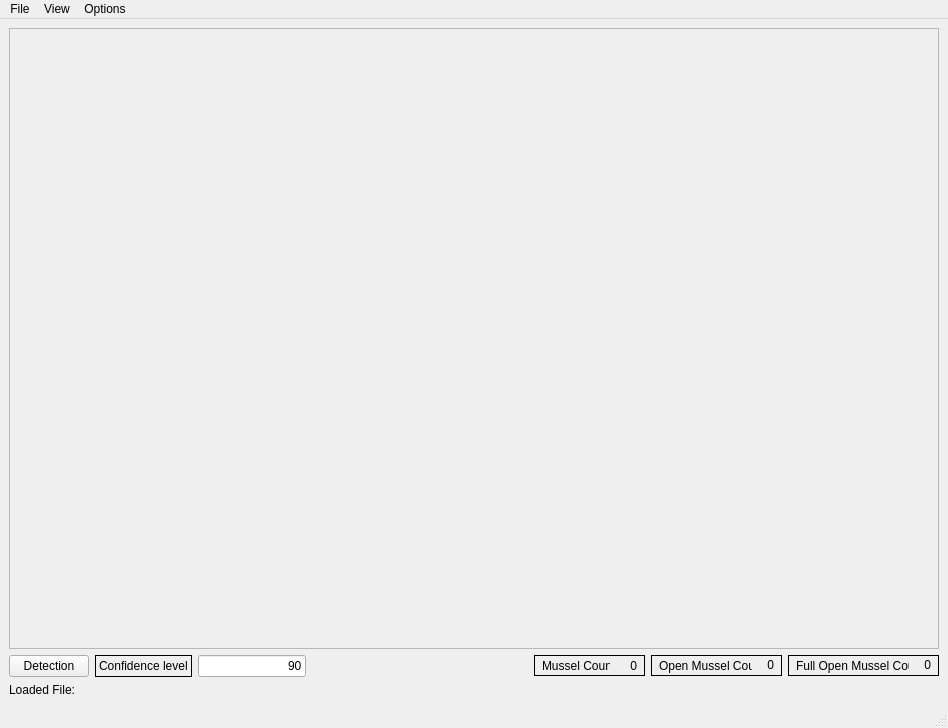
<?xml version="1.0" encoding="UTF-8"?>
<ui version="4.0">
 <class>MainWindow</class>
 <widget class="QMainWindow" name="MainWindow">
  <property name="geometry">
   <rect>
    <x>0</x>
    <y>0</y>
    <width>948</width>
    <height>728</height>
   </rect>
  </property>
  <property name="windowTitle">
   <string>MainWindow</string>
  </property>
  <widget class="QWidget" name="centralwidget">
   <layout class="QVBoxLayout" name="verticalLayout_2">
    <item>
     <widget class="QScrollArea" name="scrollArea">
      <property name="widgetResizable">
       <bool>true</bool>
      </property>
      <widget class="QWidget" name="scrollAreaWidgetContents_5">
       <property name="geometry">
        <rect>
         <x>0</x>
         <y>0</y>
         <width>928</width>
         <height>608</height>
        </rect>
       </property>
       <layout class="QHBoxLayout" name="horizontalLayout_6">
        <item>
         <widget class="QLabel" name="oImageDisplayLabel">
          <property name="text">
           <string/>
          </property>
         </widget>
        </item>
       </layout>
      </widget>
     </widget>
    </item>
    <item>
     <layout class="QVBoxLayout" name="verticalLayout">
      <item>
       <layout class="QHBoxLayout" name="horizontalLayout_2">
        <item>
         <layout class="QHBoxLayout" name="DetectionLayout">
          <item>
           <widget class="QPushButton" name="oDetectionButton">
            <property name="text">
             <string>Detection</string>
            </property>
           </widget>
          </item>
          <item>
           <widget class="QLabel" name="label_2">
            <property name="frameShape">
             <enum>QFrame::Box</enum>
            </property>
            <property name="text">
             <string>Confidence level</string>
            </property>
           </widget>
          </item>
          <item>
           <widget class="QLineEdit" name="oConfidenceLevelInput">
            <property name="text">
             <string>90</string>
            </property>
            <property name="maxLength">
             <number>3</number>
            </property>
            <property name="alignment">
             <set>Qt::AlignRight|Qt::AlignTrailing|Qt::AlignVCenter</set>
            </property>
           </widget>
          </item>
         </layout>
        </item>
        <item>
         <spacer name="horizontalSpacer">
          <property name="orientation">
           <enum>Qt::Horizontal</enum>
          </property>
          <property name="sizeHint" stdset="0">
           <size>
            <width>40</width>
            <height>20</height>
           </size>
          </property>
         </spacer>
        </item>
        <item>
         <layout class="QHBoxLayout" name="ResultsLayout">
          <item>
           <widget class="QFrame" name="frame">
            <property name="sizePolicy">
             <sizepolicy hsizetype="Fixed" vsizetype="Fixed">
              <horstretch>0</horstretch>
              <verstretch>0</verstretch>
             </sizepolicy>
            </property>
            <property name="minimumSize">
             <size>
              <width>111</width>
              <height>21</height>
             </size>
            </property>
            <property name="maximumSize">
             <size>
              <width>111</width>
              <height>21</height>
             </size>
            </property>
            <property name="frameShape">
             <enum>QFrame::Box</enum>
            </property>
            <property name="frameShadow">
             <enum>QFrame::Plain</enum>
            </property>
            <layout class="QHBoxLayout" name="horizontalLayout">
             <property name="spacing">
              <number>7</number>
             </property>
             <property name="leftMargin">
              <number>7</number>
             </property>
             <property name="topMargin">
              <number>0</number>
             </property>
             <property name="rightMargin">
              <number>7</number>
             </property>
             <property name="bottomMargin">
              <number>0</number>
             </property>
             <item>
              <widget class="QLabel" name="label_3">
               <property name="text">
                <string>Mussel Count</string>
               </property>
              </widget>
             </item>
             <item>
              <widget class="QLabel" name="oMusselCountLabel">
               <property name="sizePolicy">
                <sizepolicy hsizetype="Preferred" vsizetype="Preferred">
                 <horstretch>0</horstretch>
                 <verstretch>0</verstretch>
                </sizepolicy>
               </property>
               <property name="minimumSize">
                <size>
                 <width>20</width>
                 <height>20</height>
                </size>
               </property>
               <property name="maximumSize">
                <size>
                 <width>20</width>
                 <height>20</height>
                </size>
               </property>
               <property name="text">
                <string>0</string>
               </property>
               <property name="alignment">
                <set>Qt::AlignRight|Qt::AlignTrailing|Qt::AlignVCenter</set>
               </property>
              </widget>
             </item>
            </layout>
           </widget>
          </item>
          <item>
           <widget class="QFrame" name="frame_2">
            <property name="minimumSize">
             <size>
              <width>131</width>
              <height>21</height>
             </size>
            </property>
            <property name="maximumSize">
             <size>
              <width>131</width>
              <height>21</height>
             </size>
            </property>
            <property name="frameShape">
             <enum>QFrame::Box</enum>
            </property>
            <property name="frameShadow">
             <enum>QFrame::Plain</enum>
            </property>
            <layout class="QHBoxLayout" name="horizontalLayout_5">
             <property name="leftMargin">
              <number>7</number>
             </property>
             <property name="topMargin">
              <number>0</number>
             </property>
             <property name="rightMargin">
              <number>7</number>
             </property>
             <property name="bottomMargin">
              <number>0</number>
             </property>
             <item>
              <widget class="QLabel" name="label">
               <property name="text">
                <string>Open Mussel Count</string>
               </property>
              </widget>
             </item>
             <item>
              <widget class="QLabel" name="oOpenMusselCountLabel">
               <property name="minimumSize">
                <size>
                 <width>16</width>
                 <height>16</height>
                </size>
               </property>
               <property name="maximumSize">
                <size>
                 <width>16</width>
                 <height>16</height>
                </size>
               </property>
               <property name="text">
                <string>0</string>
               </property>
               <property name="alignment">
                <set>Qt::AlignRight|Qt::AlignTrailing|Qt::AlignVCenter</set>
               </property>
              </widget>
             </item>
            </layout>
           </widget>
          </item>
          <item>
           <widget class="QFrame" name="frame_3">
            <property name="minimumSize">
             <size>
              <width>151</width>
              <height>21</height>
             </size>
            </property>
            <property name="maximumSize">
             <size>
              <width>151</width>
              <height>21</height>
             </size>
            </property>
            <property name="frameShape">
             <enum>QFrame::Box</enum>
            </property>
            <property name="frameShadow">
             <enum>QFrame::Plain</enum>
            </property>
            <layout class="QHBoxLayout" name="horizontalLayout_10">
             <property name="leftMargin">
              <number>7</number>
             </property>
             <property name="topMargin">
              <number>0</number>
             </property>
             <property name="rightMargin">
              <number>7</number>
             </property>
             <property name="bottomMargin">
              <number>0</number>
             </property>
             <item>
              <widget class="QLabel" name="label_5">
               <property name="text">
                <string>Full Open Mussel Count</string>
               </property>
              </widget>
             </item>
             <item>
              <widget class="QLabel" name="oFullOpenMusselCountLabel">
               <property name="minimumSize">
                <size>
                 <width>16</width>
                 <height>16</height>
                </size>
               </property>
               <property name="maximumSize">
                <size>
                 <width>16</width>
                 <height>16</height>
                </size>
               </property>
               <property name="text">
                <string>0</string>
               </property>
               <property name="alignment">
                <set>Qt::AlignRight|Qt::AlignTrailing|Qt::AlignVCenter</set>
               </property>
              </widget>
             </item>
            </layout>
           </widget>
          </item>
         </layout>
        </item>
       </layout>
      </item>
      <item>
       <layout class="QHBoxLayout" name="horizontalLayout_4">
        <item>
         <widget class="QLabel" name="label_4">
          <property name="sizePolicy">
           <sizepolicy hsizetype="Minimum" vsizetype="Preferred">
            <horstretch>0</horstretch>
            <verstretch>0</verstretch>
           </sizepolicy>
          </property>
          <property name="minimumSize">
           <size>
            <width>10</width>
            <height>0</height>
           </size>
          </property>
          <property name="text">
           <string>Loaded File:</string>
          </property>
         </widget>
        </item>
        <item>
         <widget class="QLabel" name="oLoadedFilePathLabel">
          <property name="sizePolicy">
           <sizepolicy hsizetype="MinimumExpanding" vsizetype="Preferred">
            <horstretch>0</horstretch>
            <verstretch>0</verstretch>
           </sizepolicy>
          </property>
          <property name="text">
           <string/>
          </property>
         </widget>
        </item>
       </layout>
      </item>
     </layout>
    </item>
   </layout>
  </widget>
  <widget class="QMenuBar" name="menubar">
   <property name="geometry">
    <rect>
     <x>0</x>
     <y>0</y>
     <width>948</width>
     <height>22</height>
    </rect>
   </property>
   <widget class="QMenu" name="menuFile">
    <property name="title">
     <string>File</string>
    </property>
    <addaction name="actionOpen"/>
    <addaction name="actionClose"/>
   </widget>
   <widget class="QMenu" name="menuOptions">
    <property name="title">
     <string>Options</string>
    </property>
   </widget>
   <widget class="QMenu" name="menuView">
    <property name="title">
     <string>View</string>
    </property>
    <addaction name="actionZoom_In"/>
    <addaction name="actionZoom_Out"/>
    <addaction name="action25"/>
    <addaction name="action50"/>
    <addaction name="action75"/>
    <addaction name="action100"/>
   </widget>
   <addaction name="menuFile"/>
   <addaction name="menuView"/>
   <addaction name="menuOptions"/>
  </widget>
  <widget class="QStatusBar" name="statusbar"/>
  <action name="actionOpen">
   <property name="text">
    <string>Open</string>
   </property>
  </action>
  <action name="actionClose">
   <property name="text">
    <string>Close</string>
   </property>
  </action>
  <action name="actionZoom_In">
   <property name="text">
    <string>Zoom In</string>
   </property>
   <property name="shortcut">
    <string>Ctrl+=</string>
   </property>
  </action>
  <action name="actionZoom_Out">
   <property name="text">
    <string>Zoom Out</string>
   </property>
   <property name="shortcut">
    <string>Ctrl+-</string>
   </property>
  </action>
  <action name="action25">
   <property name="text">
    <string>25%</string>
   </property>
  </action>
  <action name="action50">
   <property name="text">
    <string>50%</string>
   </property>
  </action>
  <action name="action75">
   <property name="text">
    <string>75%</string>
   </property>
  </action>
  <action name="action100">
   <property name="text">
    <string>100%</string>
   </property>
  </action>
 </widget>
 <resources/>
 <connections/>
</ui>
